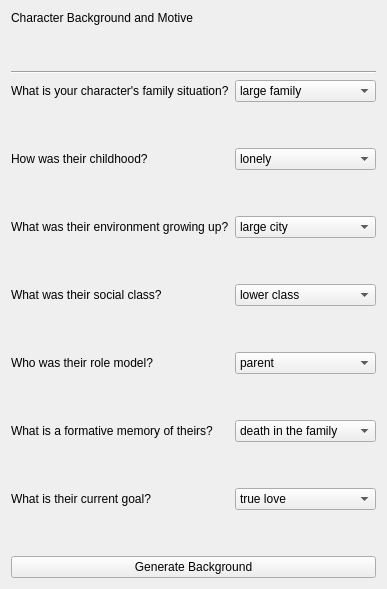
      <widget class="QWidget" name="wave3Page1">
       <layout class="QGridLayout" name="gridLayout_7">
        <item row="4" column="0">
         <spacer name="verticalSpacer_5">
          <property name="orientation">
           <enum>Qt::Vertical</enum>
          </property>
          <property name="sizeHint" stdset="0">
           <size>
            <width>20</width>
            <height>40</height>
           </size>
          </property>
         </spacer>
        </item>
        <item row="0" column="0">
         <widget class="QLabel" name="label_3">
          <property name="text">
           <string>Character Background and Motive</string>
          </property>
         </widget>
        </item>
        <item row="5" column="0">
         <widget class="QLabel" name="label_5">
          <property name="text">
           <string>How was their childhood?</string>
          </property>
         </widget>
        </item>
        <item row="5" column="1">
         <widget class="QComboBox" name="childBox">
          <item>
           <property name="text">
            <string>lonely</string>
           </property>
          </item>
          <item>
           <property name="text">
            <string>abusive</string>
           </property>
          </item>
          <item>
           <property name="text">
            <string>loving</string>
           </property>
          </item>
          <item>
           <property name="text">
            <string>happy</string>
           </property>
          </item>
          <item>
           <property name="text">
            <string>tragic</string>
           </property>
          </item>
          <item>
           <property name="text">
            <string>peaceful</string>
           </property>
          </item>
          <item>
           <property name="text">
            <string>exhausting</string>
           </property>
          </item>
         </widget>
        </item>
        <item row="3" column="1">
         <widget class="QComboBox" name="familyBox">
          <item>
           <property name="text">
            <string>large family</string>
           </property>
          </item>
          <item>
           <property name="text">
            <string>only child</string>
           </property>
          </item>
          <item>
           <property name="text">
            <string>orphan</string>
           </property>
          </item>
          <item>
           <property name="text">
            <string>one parent</string>
           </property>
          </item>
          <item>
           <property name="text">
            <string>distant family</string>
           </property>
          </item>
          <item>
           <property name="text">
            <string>none</string>
           </property>
          </item>
         </widget>
        </item>
        <item row="7" column="0">
         <widget class="QLabel" name="label_6">
          <property name="text">
           <string>What was their environment growing up?</string>
          </property>
         </widget>
        </item>
        <item row="6" column="0">
         <spacer name="verticalSpacer_7">
          <property name="orientation">
           <enum>Qt::Vertical</enum>
          </property>
          <property name="sizeHint" stdset="0">
           <size>
            <width>20</width>
            <height>40</height>
           </size>
          </property>
         </spacer>
        </item>
        <item row="7" column="1">
         <widget class="QComboBox" name="envBox">
          <item>
           <property name="text">
            <string>large city</string>
           </property>
          </item>
          <item>
           <property name="text">
            <string>tight-knit community</string>
           </property>
          </item>
          <item>
           <property name="text">
            <string>noble palace</string>
           </property>
          </item>
          <item>
           <property name="text">
            <string>religious community</string>
           </property>
          </item>
          <item>
           <property name="text">
            <string>slums</string>
           </property>
          </item>
          <item>
           <property name="text">
            <string>traveling</string>
           </property>
          </item>
          <item>
           <property name="text">
            <string>isolated area</string>
           </property>
          </item>
          <item>
           <property name="text">
            <string>small village</string>
           </property>
          </item>
          <item>
           <property name="text">
            <string>place of learning</string>
           </property>
          </item>
         </widget>
        </item>
        <item row="1" column="0">
         <spacer name="verticalSpacer_4">
          <property name="orientation">
           <enum>Qt::Vertical</enum>
          </property>
          <property name="sizeHint" stdset="0">
           <size>
            <width>20</width>
            <height>40</height>
           </size>
          </property>
         </spacer>
        </item>
        <item row="2" column="0" colspan="2">
         <widget class="Line" name="line_10">
          <property name="orientation">
           <enum>Qt::Horizontal</enum>
          </property>
         </widget>
        </item>
        <item row="3" column="0">
         <widget class="QLabel" name="label_4">
          <property name="text">
           <string>What is your character's family situation?</string>
          </property>
         </widget>
        </item>
        <item row="9" column="0">
         <widget class="QLabel" name="label_10">
          <property name="text">
           <string>What was their social class?</string>
          </property>
         </widget>
        </item>
        <item row="9" column="1">
         <widget class="QComboBox" name="socialBox">
          <item>
           <property name="text">
            <string>lower class</string>
           </property>
          </item>
          <item>
           <property name="text">
            <string>merchant class</string>
           </property>
          </item>
          <item>
           <property name="text">
            <string>aristocrat</string>
           </property>
          </item>
          <item>
           <property name="text">
            <string>royalty</string>
           </property>
          </item>
          <item>
           <property name="text">
            <string>upper class</string>
           </property>
          </item>
          <item>
           <property name="text">
            <string>none</string>
           </property>
          </item>
         </widget>
        </item>
        <item row="11" column="0">
         <widget class="QLabel" name="label_7">
          <property name="text">
           <string>Who was their role model?</string>
          </property>
         </widget>
        </item>
        <item row="15" column="1">
         <widget class="QComboBox" name="goalBox">
          <item>
           <property name="text">
            <string>true love</string>
           </property>
          </item>
          <item>
           <property name="text">
            <string>revenge</string>
           </property>
          </item>
          <item>
           <property name="text">
            <string>save a life</string>
           </property>
          </item>
          <item>
           <property name="text">
            <string>wealth</string>
           </property>
          </item>
          <item>
           <property name="text">
            <string>power</string>
           </property>
          </item>
          <item>
           <property name="text">
            <string>freedom</string>
           </property>
          </item>
          <item>
           <property name="text">
            <string>see the world</string>
           </property>
          </item>
          <item>
           <property name="text">
            <string>be a hero</string>
           </property>
          </item>
          <item>
           <property name="text">
            <string>survive</string>
           </property>
          </item>
          <item>
           <property name="text">
            <string>obtain knowledge</string>
           </property>
          </item>
          <item>
           <property name="text">
            <string>provide for family</string>
           </property>
          </item>
         </widget>
        </item>
        <item row="11" column="1">
         <widget class="QComboBox" name="rolemodelBox">
          <item>
           <property name="text">
            <string>parent</string>
           </property>
          </item>
          <item>
           <property name="text">
            <string>sibling</string>
           </property>
          </item>
          <item>
           <property name="text">
            <string>folk hero</string>
           </property>
          </item>
          <item>
           <property name="text">
            <string>local lord</string>
           </property>
          </item>
          <item>
           <property name="text">
            <string>ruler</string>
           </property>
          </item>
          <item>
           <property name="text">
            <string>teacher</string>
           </property>
          </item>
          <item>
           <property name="text">
            <string>older youth</string>
           </property>
          </item>
          <item>
           <property name="text">
            <string>adventurer</string>
           </property>
          </item>
          <item>
           <property name="text">
            <string>other family member</string>
           </property>
          </item>
         </widget>
        </item>
        <item row="13" column="0">
         <widget class="QLabel" name="label_9">
          <property name="text">
           <string>What is a formative memory of theirs?</string>
          </property>
         </widget>
        </item>
        <item row="13" column="1">
         <widget class="QComboBox" name="memBox">
          <item>
           <property name="text">
            <string>death in the family</string>
           </property>
          </item>
          <item>
           <property name="text">
            <string>being punished</string>
           </property>
          </item>
          <item>
           <property name="text">
            <string>home invaded</string>
           </property>
          </item>
          <item>
           <property name="text">
            <string>first kiss</string>
           </property>
          </item>
          <item>
           <property name="text">
            <string>friend's death</string>
           </property>
          </item>
          <item>
           <property name="text">
            <string>assault</string>
           </property>
          </item>
          <item>
           <property name="text">
            <string>caught stealing</string>
           </property>
          </item>
          <item>
           <property name="text">
            <string>ran away from home</string>
           </property>
          </item>
         </widget>
        </item>
        <item row="15" column="0">
         <widget class="QLabel" name="label_8">
          <property name="text">
           <string>What is their current goal?</string>
          </property>
         </widget>
        </item>
        <item row="16" column="0">
         <spacer name="verticalSpacer_6">
          <property name="orientation">
           <enum>Qt::Vertical</enum>
          </property>
          <property name="sizeHint" stdset="0">
           <size>
            <width>20</width>
            <height>40</height>
           </size>
          </property>
         </spacer>
        </item>
        <item row="12" column="0">
         <spacer name="verticalSpacer_10">
          <property name="orientation">
           <enum>Qt::Vertical</enum>
          </property>
          <property name="sizeHint" stdset="0">
           <size>
            <width>20</width>
            <height>40</height>
           </size>
          </property>
         </spacer>
        </item>
        <item row="8" column="0">
         <spacer name="verticalSpacer_8">
          <property name="orientation">
           <enum>Qt::Vertical</enum>
          </property>
          <property name="sizeHint" stdset="0">
           <size>
            <width>20</width>
            <height>40</height>
           </size>
          </property>
         </spacer>
        </item>
        <item row="10" column="0">
         <spacer name="verticalSpacer_9">
          <property name="orientation">
           <enum>Qt::Vertical</enum>
          </property>
          <property name="sizeHint" stdset="0">
           <size>
            <width>20</width>
            <height>40</height>
           </size>
          </property>
         </spacer>
        </item>
        <item row="14" column="0">
         <spacer name="verticalSpacer_11">
          <property name="orientation">
           <enum>Qt::Vertical</enum>
          </property>
          <property name="sizeHint" stdset="0">
           <size>
            <width>20</width>
            <height>40</height>
           </size>
          </property>
         </spacer>
        </item>
        <item row="17" column="0" colspan="2">
         <widget class="QPushButton" name="wave3Genbtn">
          <property name="text">
           <string>Generate Background</string>
          </property>
         </widget>
        </item>
       </layout>
      </widget>
